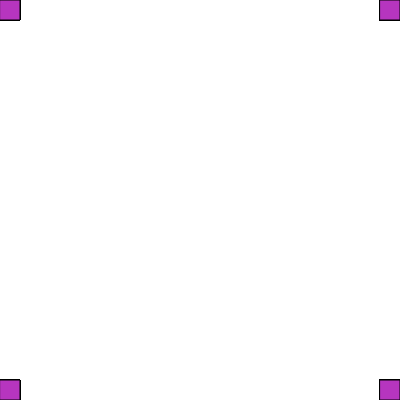
Frame 1 (no input)
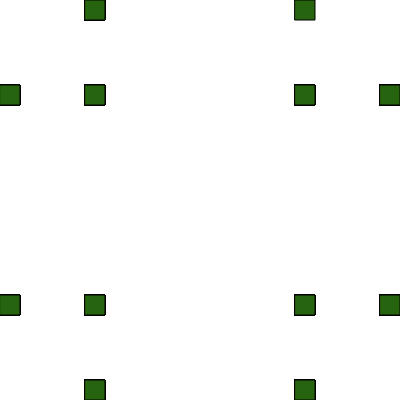
Frame 60 (no input)
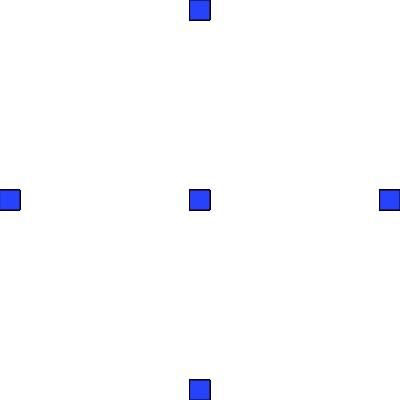
Frame 120 (the mouse pressed at the canvas centre since frame 60)

The p5.js sketch that drew these frames (run headless with seeded random() and noise() and a simulated clock; from frame 60 on, the mouse is pressed at the canvas centre):

// p5.js sketch
// ── sketch.js
var a = 0;

function setup() {
  createCanvas(400, 400);
}

function draw() {
  
  background (255)

  fill(random(0, 255), random(0, 255), random(0, 255));
  rect(0 + a, 0, 20);
  rect(0 + a, 380, 20);
  rect(380, 0 + a, 20); // top right corner :|
  rect(0 + a, 0 + a, 20);
  rect(0, 0 + a, 20);
  rect(380-a, 0 + a, 20); // top right corner :|
  rect(380-a, 0, 20); // top right corner :|
  rect(0 + a, 380 - a, 20);
  rect(0, 380 - a, 20);
  rect (380 - a, 380, 20)
  rect (380 - a, 380 - a, 20)
  rect (380, 380 - a, 20)
  rect(0 + a, 380, 20);
  rect(380, 0 + a, 20); // top right corner :|
  rect(0 + a, 0 + a, 20);
  rect(0, 0 + a, 20);
  rect(380-a, 0 + a, 20); // top right corner :|
  rect(380-a, 0, 20); // top right corner :|
  rect(0 + a, 380 - a, 20);
  rect(0, 380 - a, 20);
  rect (380 - a, 380, 20)
  rect (380 - a, 380 - a, 20)
  rect (380, 380 - a, 20)
  rect(0 + a, 380, 20);
  rect(380, 0 + a, 20); // top right corner :|
  rect(0 + a, 0 + a, 20);
  rect(0, 0 + a, 20);
  rect(380-a, 0 + a, 20); // top right corner :|
  rect(380-a, 0, 20); // top right corner :|
  rect(0 + a, 380 - a, 20);
  rect(0, 380 - a, 20);
  rect (380 - a, 380, 20)
  rect (380 - a, 380 - a, 20)
  rect (380, 380 - a, 20)
  rect(0 + a, 380, 20);
  rect(380, 0 + a, 20); // top right corner :|
  rect(0 + a, 0 + a, 20);
  rect(0, 0 + a, 20);
  rect(380-a, 0 + a, 20); // top right corner :|
  rect(380-a, 0, 20); // top right corner :|
  rect(0 + a, 380 - a, 20);
  rect(0, 380 - a, 20);
  rect (380 - a, 380, 20)
  rect (380 - a, 380 - a, 20)
  rect (380, 380 - a, 20)
  rect(0 + a, 380, 20);
  rect(380, 0 + a, 20); // top right corner :|
  rect(0 + a, 0 + a, 20);
  rect(0, 0 + a, 20);
  rect(380-a, 0 + a, 20); // top right corner :|
  rect(380-a, 0, 20); // top right corner :|
  rect(0 + a, 380 - a, 20);
  rect(0, 380 - a, 20);
  rect (380 - a, 380, 20)
  rect (380 - a, 380 - a, 20)
  rect (380, 380 - a, 20)
  rect(0 + a, 380, 20);
  rect(380, 0 + a, 20); // top right corner :|
  rect(0 + a, 0 + a, 20);
  rect(0, 0 + a, 20);
  rect(380-a, 0 + a, 20); // top right corner :|
  rect(380-a, 0, 20); // top right corner :|
  rect(0 + a, 380 - a, 20);
  rect(0, 380 - a, 20);
  rect (380 - a, 380, 20)
  rect (380 - a, 380 - a, 20)
  rect (380, 380 - a, 20)
  rect(0 + a, 380, 20);
  rect(380, 0 + a, 20); // top right corner :|
  rect(0 + a, 0 + a, 20);
  rect(0, 0 + a, 20);
  rect(380-a, 0 + a, 20); // top right corner :|
  rect(380-a, 0, 20); // top right corner :|
  rect(0 + a, 380 - a, 20);
  rect(0, 380 - a, 20);
  rect (380 - a, 380, 20)
  rect (380 - a, 380 - a, 20)
  rect (380, 380 - a, 20)
  rect(0 + a, 380, 20);
  rect(380, 0 + a, 20); // top right corner :|
  rect(0 + a, 0 + a, 20);
  rect(0, 0 + a, 20);
  rect(380-a, 0 + a, 20); // top right corner :|
  rect(380-a, 0, 20); // top right corner :|
  rect(0 + a, 380 - a, 20);
  rect(0, 380 - a, 20);
  rect (380 - a, 380, 20)
  rect (380 - a, 380 - a, 20)
  rect(0 + a, 380, 20);
  rect(380, 0 + a, 20); // top right corner :|
  rect(0 + a, 0 + a, 20);
  rect(0, 0 + a, 20);
  rect(380-a, 0 + a, 20); // top right corner :|
  rect(380-a, 0, 20); // top right corner :|
  rect(0 + a, 380 - a, 20);
  rect(0, 380 - a, 20);
  rect (380 - a, 380, 20)
  rect (380 - a, 380 - a, 20)
  rect(0 + a, 380, 20);
  rect(380, 0 + a, 20); // top right corner :|
  rect(0 + a, 0 + a, 20);
  rect(0, 0 + a, 20);
  rect(380-a, 0 + a, 20); // top right corner :|
  rect(380-a, 0, 20); // top right corner :|
  rect(0 + a, 380 - a, 20);
  rect(0, 380 - a, 20);
  rect (380 - a, 380, 20)
  rect (380 - a, 380 - a, 20)
  rect(0 + a, 380, 20);
  rect(380, 0 + a, 20); // top right corner :|
  rect(0 + a, 0 + a, 20);
  rect(0, 0 + a, 20);
  rect(380-a, 0 + a, 20); // top right corner :|
  rect(380-a, 0, 20); // top right corner :|
  rect(0 + a, 380 - a, 20);
  rect(0, 380 - a, 20);
  rect (380 - a, 380, 20)
  rect (380 - a, 380 - a, 20)
  rect(0 + a, 380, 20);
  rect(380, 0 + a, 20); // top right corner :|
  rect(0 + a, 0 + a, 20);
  rect(0, 0 + a, 20);
  rect(380-a, 0 + a, 20); // top right corner :|
  rect(380-a, 0, 20); // top right corner :|
  rect(0 + a, 380 - a, 20);
  rect(0, 380 - a, 20);
  rect (380 - a, 380, 20)
  rect (380 - a, 380 - a, 20)
  rect(0 + a, 380, 20);
  rect(380, 0 + a, 20); // top right corner :|
  rect(0 + a, 0 + a, 20);
  rect(0, 0 + a, 20);
  rect(380-a, 0 + a, 20); // top right corner :|
  rect(380-a, 0, 20); // top right corner :|
  rect(0 + a, 380 - a, 20);
  rect(0, 380 - a, 20);
  rect (380 - a, 380, 20)
  rect (380 - a, 380 - a, 20)
  rect(0 + a, 380, 20);
  rect(380, 0 + a, 20); // top right corner :|
  rect(0 + a, 0 + a, 20);
  rect(0, 0 + a, 20);
  rect(380-a, 0 + a, 20); // top right corner :|
  rect(380-a, 0, 20); // top right corner :|
  rect(0 + a, 380 - a, 20);
  rect(0, 380 - a, 20);
  rect (380 - a, 380, 20)
  rect (380 - a, 380 - a, 20)
  rect(0 + a, 380, 20);
  rect(380, 0 + a, 20); // top right corner :|
  rect(0 + a, 0 + a, 20);
  rect(0, 0 + a, 20);
  rect(380-a, 0 + a, 20); // top right corner :|
  rect(380-a, 0, 20); // top right corner :|
  rect(0 + a, 380 - a, 20);
  rect(0, 380 - a, 20);
  rect (380 - a, 380, 20)
  rect (380 - a, 380 - a, 20)
  rect(0 + a, 380, 20);
  rect(380, 0 + a, 20); // top right corner :|
  rect(0 + a, 0 + a, 20);
  rect(0, 0 + a, 20);
  rect(380-a, 0 + a, 20); // top right corner :|
  rect(380-a, 0, 20); // top right corner :|
  rect(0 + a, 380 - a, 20);
  rect(0, 380 - a, 20);
  rect (380 - a, 380, 20)
  rect (380 - a, 380 - a, 20)
  rect(0 + a, 380, 20);
  rect(380, 0 + a, 20); // top right corner :|
  rect(0 + a, 0 + a, 20);
  rect(0, 0 + a, 20);
  rect(380-a, 0 + a, 20); // top right corner :|
  rect(380-a, 0, 20); // top right corner :|
  rect(0 + a, 380 - a, 20);
  rect(0, 380 - a, 20);
  rect (380 - a, 380, 20)
  rect (380 - a, 380 - a, 20)
  rect(0 + a, 380, 20);
  rect(380, 0 + a, 20); // top right corner :|
  rect(0 + a, 0 + a, 20);
  rect(0, 0 + a, 20);
  rect(380-a, 0 + a, 20); // top right corner :|
  rect(380-a, 0, 20); // top right corner :|
  rect(0 + a, 380 - a, 20);
  rect(0, 380 - a, 20);
  rect (380 - a, 380, 20)
  rect (380 - a, 380 - a, 20)
  rect(0 + a, 380, 20);
  rect(380, 0 + a, 20); // top right corner :|
  rect(0 + a, 0 + a, 20);
  rect(0, 0 + a, 20);
  rect(380-a, 0 + a, 20); // top right corner :|
  rect(380-a, 0, 20); // top right corner :|
  rect(0 + a, 380 - a, 20);
  rect(0, 380 - a, 20);
  rect (380 - a, 380, 20)
  rect (380 - a, 380 - a, 20)
  rect(0 + a, 380, 20);
  rect(380, 0 + a, 20); // top right corner :|
  rect(0 + a, 0 + a, 20);
  rect(0, 0 + a, 20);
  rect(380-a, 0 + a, 20); // top right corner :|
  rect(380-a, 0, 20); // top right corner :|
  rect(0 + a, 380 - a, 20);
  rect(0, 380 - a, 20);
  rect (380 - a, 380, 20)
  rect (380 - a, 380 - a, 20)
  rect(0 + a, 380, 20);
  rect(380, 0 + a, 20); // top right corner :|
  rect(0 + a, 0 + a, 20);
  rect(0, 0 + a, 20);
  rect(380-a, 0 + a, 20); // top right corner :|
  rect(380-a, 0, 20); // top right corner :|
  rect(0 + a, 380 - a, 20);
  rect(0, 380 - a, 20);
  rect (380 - a, 380, 20)
  rect (380 - a, 380 - a, 20)
  rect(0 + a, 380, 20);
  rect(380, 0 + a, 20); // top right corner :|
  rect(0 + a, 0 + a, 20);
  rect(0, 0 + a, 20);
  rect(380-a, 0 + a, 20); // top right corner :|
  rect(380-a, 0, 20); // top right corner :|
  rect(0 + a, 380 - a, 20);
  rect(0, 380 - a, 20);
  rect (380 - a, 380, 20)
  rect (380 - a, 380 - a, 20)
  rect(0 + a, 380, 20);
  rect(380, 0 + a, 20); // top right corner :|
  rect(0 + a, 0 + a, 20);
  rect(0, 0 + a, 20);
  rect(380-a, 0 + a, 20); // top right corner :|
  rect(380-a, 0, 20); // top right corner :|
  rect(0 + a, 380 - a, 20);
  rect(0, 380 - a, 20);
  rect (380 - a, 380, 20)
  rect (380 - a, 380 - a, 20)
  rect(0 + a, 380, 20);
  rect(380, 0 + a, 20); // top right corner :|
  rect(0 + a, 0 + a, 20);
  rect(0, 0 + a, 20);
  rect(380-a, 0 + a, 20); // top right corner :|
  rect(380-a, 0, 20); // top right corner :|
  rect(0 + a, 380 - a, 20);
  rect(0, 380 - a, 20);
  rect (380 - a, 380, 20)
  rect (380 - a, 380 - a, 20)
  rect(0 + a, 380, 20);
  rect(380, 0 + a, 20); // top right corner :|
  rect(0 + a, 0 + a, 20);
  rect(0, 0 + a, 20);
  rect(380-a, 0 + a, 20); // top right corner :|
  rect(380-a, 0, 20); // top right corner :|
  rect(0 + a, 380 - a, 20);
  rect(0, 380 - a, 20);
  rect (380 - a, 380, 20)
  rect (380 - a, 380 - a, 20)
  rect(0 + a, 380, 20);
  rect(380, 0 + a, 20); // top right corner :|
  rect(0 + a, 0 + a, 20);
  rect(0, 0 + a, 20);
  rect(380-a, 0 + a, 20); // top right corner :|
  rect(380-a, 0, 20); // top right corner :|
  rect(0 + a, 380 - a, 20);
  rect(0, 380 - a, 20);
  rect (380 - a, 380, 20)
  rect (380 - a, 380 - a, 20)
  rect(0 + a, 380, 20);
  rect(380, 0 + a, 20); // top right corner :|
  rect(0 + a, 0 + a, 20);
  rect(0, 0 + a, 20);
  rect(380-a, 0 + a, 20); // top right corner :|
  rect(380-a, 0, 20); // top right corner :|
  rect(0 + a, 380 - a, 20);
  rect(0, 380 - a, 20);
  rect (380 - a, 380, 20)
  rect (380 - a, 380 - a, 20)
  rect(0 + a, 380, 20);
  rect(380, 0 + a, 20); // top right corner :|
  rect(0 + a, 0 + a, 20);
  rect(0, 0 + a, 20);
  rect(380-a, 0 + a, 20); // top right corner :|
  rect(380-a, 0, 20); // top right corner :|
  rect(0 + a, 380 - a, 20);
  rect(0, 380 - a, 20);
  rect (380 - a, 380, 20)
  rect (380 - a, 380 - a, 20)
  rect(0 + a, 380, 20);
  rect(380, 0 + a, 20); // top right corner :|
  rect(0 + a, 0 + a, 20);
  rect(0, 0 + a, 20);
  rect(380-a, 0 + a, 20); // top right corner :|
  rect(380-a, 0, 20); // top right corner :|
  rect(0 + a, 380 - a, 20);
  rect(0, 380 - a, 20);
  rect (380 - a, 380, 20)
  rect (380 - a, 380 - a, 20)
  rect(0 + a, 380, 20);
  rect(380, 0 + a, 20); // top right corner :|
  rect(0 + a, 0 + a, 20);
  rect(0, 0 + a, 20);
  rect(380-a, 0 + a, 20); // top right corner :|
  rect(380-a, 0, 20); // top right corner :|
  rect(0 + a, 380 - a, 20);
  rect(0, 380 - a, 20);
  rect (380 - a, 380, 20)
  rect (380 - a, 380 - a, 20)
  rect(0 + a, 380, 20);
  rect(380, 0 + a, 20); // top right corner :|
  rect(0 + a, 0 + a, 20);
  rect(0, 0 + a, 20);
  rect(380-a, 0 + a, 20); // top right corner :|
  rect(380-a, 0, 20); // top right corner :|
  rect(0 + a, 380 - a, 20);
  rect(0, 380 - a, 20);
  rect (380 - a, 380, 20)
  rect (380 - a, 380 - a, 20)
  rect(0 + a, 380, 20);
  rect(380, 0 + a, 20); // top right corner :|
  rect(0 + a, 0 + a, 20);
  rect(0, 0 + a, 20);
  rect(380-a, 0 + a, 20); // top right corner :|
  rect(380-a, 0, 20); // top right corner :|
  rect(0 + a, 380 - a, 20);
  rect(0, 380 - a, 20);
  rect (380 - a, 380, 20)
  rect (380 - a, 380 - a, 20)
  rect(0 + a, 380, 20);
  rect(380, 0 + a, 20); // top right corner :|
  rect(0 + a, 0 + a, 20);
  rect(0, 0 + a, 20);
  rect(380-a, 0 + a, 20); // top right corner :|
  rect(380-a, 0, 20); // top right corner :|
  rect(0 + a, 380 - a, 20);
  rect(0, 380 - a, 20);
  rect (380 - a, 380, 20)
  rect (380 - a, 380 - a, 20)
  rect (380, 380 - a, 20)
  rect(0 + a, 380, 20);
  rect(380, 0 + a, 20); // top right corner :|
  rect(0 + a, 0 + a, 20);
  rect(0, 0 + a, 20);
  rect(380-a, 0 + a, 20); // top right corner :|
  rect(380-a, 0, 20); // top right corner :|
  rect(0 + a, 380 - a, 20);
  rect(0, 380 - a, 20);
  rect (380 - a, 380, 20)
  rect (380 - a, 380 - a, 20)
  rect (380, 380 - a, 20)
  rect(0 + a, 380, 20);
  rect(380, 0 + a, 20); // top right corner :|
  rect(0 + a, 0 + a, 20);
  rect(0, 0 + a, 20);
  rect(380-a, 0 + a, 20); // top right corner :|
  rect(380-a, 0, 20); // top right corner :|
  rect(0 + a, 380 - a, 20);
  rect(0, 380 - a, 20);
  rect (380 - a, 380, 20)
  rect (380 - a, 380 - a, 20)
  rect (380, 380 - a, 20)
  rect(0 + a, 380, 20);
  rect(380, 0 + a, 20); // top right corner :|
  rect(0 + a, 0 + a, 20);
  rect(0, 0 + a, 20);
  rect(380-a, 0 + a, 20); // top right corner :|
  rect(380-a, 0, 20); // top right corner :|
  rect(0 + a, 380 - a, 20);
  rect(0, 380 - a, 20);
  rect (380 - a, 380, 20)
  rect (380 - a, 380 - a, 20)
  rect (380, 380 - a, 20)
  rect(0 + a, 380, 20);
  rect(380, 0 + a, 20); // top right corner :|
  rect(0 + a, 0 + a, 20);
  rect(0, 0 + a, 20);
  rect(380-a, 0 + a, 20); // top right corner :|
  rect(380-a, 0, 20); // top right corner :|
  rect(0 + a, 380 - a, 20);
  rect(0, 380 - a, 20);
  rect (380 - a, 380, 20)
  rect (380 - a, 380 - a, 20)
  rect(0 + a, 380, 20);
  rect(380, 0 + a, 20); // top right corner :|
  rect(0 + a, 0 + a, 20);
  rect(0, 0 + a, 20);
  rect(380-a, 0 + a, 20); // top right corner :|
  rect(380-a, 0, 20); // top right corner :|
  rect(0 + a, 380 - a, 20);
  rect(0, 380 - a, 20);
  rect (380 - a, 380, 20)
  rect (380 - a, 380 - a, 20)
  rect(0 + a, 380, 20);
  rect(380, 0 + a, 20); // top right corner :|
  rect(0 + a, 0 + a, 20);
  rect(0, 0 + a, 20);
  rect(380-a, 0 + a, 20); // top right corner :|
  rect(380-a, 0, 20); // top right corner :|
  rect(0 + a, 380 - a, 20);
  rect(0, 380 - a, 20);
  rect (380 - a, 380, 20)
  rect (380 - a, 380 - a, 20)
  rect(0 + a, 380, 20);
  rect(380, 0 + a, 20); // top right corner :|
  rect(0 + a, 0 + a, 20);
  rect(0, 0 + a, 20);
  rect(380-a, 0 + a, 20); // top right corner :|
  rect(380-a, 0, 20); // top right corner :|
  rect(0 + a, 380 - a, 20);
  rect(0, 380 - a, 20);
  rect (380 - a, 380, 20)
  rect (380 - a, 380 - a, 20)
  rect(0 + a, 380, 20);
  rect(380, 0 + a, 20); // top right corner :|
  rect(0 + a, 0 + a, 20);
  rect(0, 0 + a, 20);
  rect(380-a, 0 + a, 20); // top right corner :|
  rect(380-a, 0, 20); // top right corner :|
  rect(0 + a, 380 - a, 20);
  rect(0, 380 - a, 20);
  rect (380 - a, 380, 20)
  rect (380 - a, 380 - a, 20)
  rect(0 + a, 380, 20);
  rect(380, 0 + a, 20); // top right corner :|
  rect(0 + a, 0 + a, 20);
  rect(0, 0 + a, 20);
  rect(380-a, 0 + a, 20); // top right corner :|
  rect(380-a, 0, 20); // top right corner :|
  rect(0 + a, 380 - a, 20);
  rect(0, 380 - a, 20);
  rect (380 - a, 380, 20)
  rect (380 - a, 380 - a, 20)
  rect(0 + a, 380, 20);
  rect(380, 0 + a, 20); // top right corner :|
  rect(0 + a, 0 + a, 20);
  rect(0, 0 + a, 20);
  rect(380-a, 0 + a, 20); // top right corner :|
  rect(380-a, 0, 20); // top right corner :|
  rect(0 + a, 380 - a, 20);
  rect(0, 380 - a, 20);
  rect (380 - a, 380, 20)
  rect (380 - a, 380 - a, 20)
  rect(0 + a, 380, 20);
  rect(380, 0 + a, 20); // top right corner :|
  rect(0 + a, 0 + a, 20);
  rect(0, 0 + a, 20);
  rect(380-a, 0 + a, 20); // top right corner :|
  rect(380-a, 0, 20); // top right corner :|
  rect(0 + a, 380 - a, 20);
  rect(0, 380 - a, 20);
  rect (380 - a, 380, 20)
  rect (380 - a, 380 - a, 20)
  rect(0 + a, 380, 20);
  rect(380, 0 + a, 20); // top right corner :|
  rect(0 + a, 0 + a, 20);
  rect(0, 0 + a, 20);
  rect(380-a, 0 + a, 20); // top right corner :|
  rect(380-a, 0, 20); // top right corner :|
  rect(0 + a, 380 - a, 20);
  rect(0, 380 - a, 20);
  rect (380 - a, 380, 20)
  rect (380 - a, 380 - a, 20)
  rect(0 + a, 380, 20);
  rect(380, 0 + a, 20); // top right corner :|
  rect(0 + a, 0 + a, 20);
  rect(0, 0 + a, 20);
  rect(380-a, 0 + a, 20); // top right corner :|
  rect(380-a, 0, 20); // top right corner :|
  rect(0 + a, 380 - a, 20);
  rect(0, 380 - a, 20);
  rect (380 - a, 380, 20)
  rect (380 - a, 380 - a, 20)
  rect(0 + a, 380, 20);
  rect(380, 0 + a, 20); // top right corner :|
  rect(0 + a, 0 + a, 20);
  rect(0, 0 + a, 20);
  rect(380-a, 0 + a, 20); // top right corner :|
  rect(380-a, 0, 20); // top right corner :|
  rect(0 + a, 380 - a, 20);
  rect(0, 380 - a, 20);
  rect (380 - a, 380, 20)
  rect (380 - a, 380 - a, 20)
  rect (380, 380 - a, 20)
  rect(0 + a, 380, 20);
  rect(380, 0 + a, 20); // top right corner :|
  rect(0 + a, 0 + a, 20);
  rect(0, 0 + a, 20);
  rect(380-a, 0 + a, 20); // top right corner :|
  rect(380-a, 0, 20); // top right corner :|
  rect(0 + a, 380 - a, 20);
  rect(0, 380 - a, 20);
  rect (380 - a, 380, 20)
  rect (380 - a, 380 - a, 20)
  rect (380, 380 - a, 20)
  rect(0 + a, 380, 20);
  rect(380, 0 + a, 20); // top right corner :|
  rect(0 + a, 0 + a, 20);
  rect(0, 0 + a, 20);
  rect(380-a, 0 + a, 20); // top right corner :|
  rect(380-a, 0, 20); // top right corner :|
  rect(0 + a, 380 - a, 20);
  rect(0, 380 - a, 20);
  rect (380 - a, 380, 20)
  rect (380 - a, 380 - a, 20)
  rect (380, 380 - a, 20)
  rect(0 + a, 380, 20);
  rect(380, 0 + a, 20); // top right corner :|
  rect(0 + a, 0 + a, 20);
  rect(0, 0 + a, 20);
  rect(380-a, 0 + a, 20); // top right corner :|
  rect(380-a, 0, 20); // top right corner :|
  rect(0 + a, 380 - a, 20);
  rect(0, 380 - a, 20);
  rect (380 - a, 380, 20)
  rect (380 - a, 380 - a, 20)
  rect (380, 380 - a, 20)
  rect(0 + a, 380, 20);
  rect(380, 0 + a, 20); // top right corner :|
  rect(0 + a, 0 + a, 20);
  rect(0, 0 + a, 20);
  rect(380-a, 0 + a, 20); // top right corner :|
  rect(380-a, 0, 20); // top right corner :|
  rect(0 + a, 380 - a, 20);
  rect(0, 380 - a, 20);
  rect (380 - a, 380, 20)
  rect (380 - a, 380 - a, 20)
  rect (380, 380 - a, 20)
  rect(0 + a, 380, 20);
  rect(380, 0 + a, 20); // top right corner :|
  rect(0 + a, 0 + a, 20);
  rect(0, 0 + a, 20);
  rect(380-a, 0 + a, 20); // top right corner :|
  rect(380-a, 0, 20); // top right corner :|
  rect(0 + a, 380 - a, 20);
  rect(0, 380 - a, 20);
  rect (380 - a, 380, 20)
  rect (380 - a, 380 - a, 20)
  rect (380, 380 - a, 20)
  rect(0 + a, 380, 20);
  rect(380, 0 + a, 20); // top right corner :|
  rect(0 + a, 0 + a, 20);
  rect(0, 0 + a, 20);
  rect(380-a, 0 + a, 20); // top right corner :|
  rect(380-a, 0, 20); // top right corner :|
  rect(0 + a, 380 - a, 20);
  rect(0, 380 - a, 20);
  rect (380 - a, 380, 20)
  rect (380 - a, 380 - a, 20)
  rect (380, 380 - a, 20)

  a = a + 5

  if (a > 400) a = 0;
}
